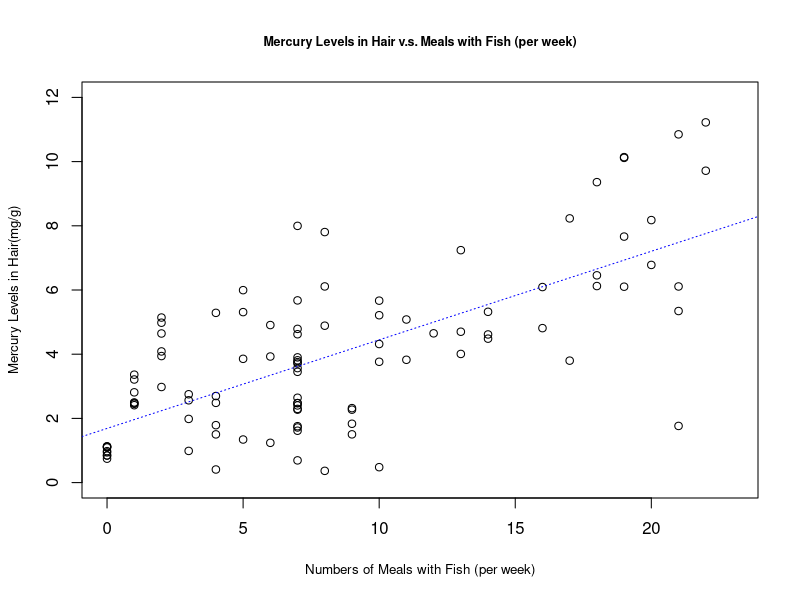

Here is the R script that generated this plot:
list.files()
fishermen <- read.csv("fishermen_hair.csv")
dim(fishermen)
head(fishermen)
str(fishermen)
range(fishermen$fish_meals)
range(fishermen$mercury_total)
plot(fishermen$fish_meals, fishermen$mercury_total, 
     main = "Mercury Levels in Hair v.s. Meals with Fish (per week)", 
     xlab = "Numbers of Meals with Fish (per week)",
     ylab = "Mercury Levels in Hair(mg/g)",
     xlim = c(0,23),
     ylim = c(0,12),
     cex.main = 0.75, 
     cex.lab = 0.8, 
     )
cor(fishermen$fish_meals, fishermen$mercury_total)
lm(fishermen$mercury_total ~ fishermen$fish_meals )
fishingline <- lm(fishermen$mercury_total ~ fishermen$fish_meals )
abline(fishingline, lty=3, col="blue")
anova(fishingline)
summary(fishingline)
qf(.95, df1 = 1, df2= 98)

rsquared = 309.24/(309.24+323.47)


confint(fishingline, level = .9)
